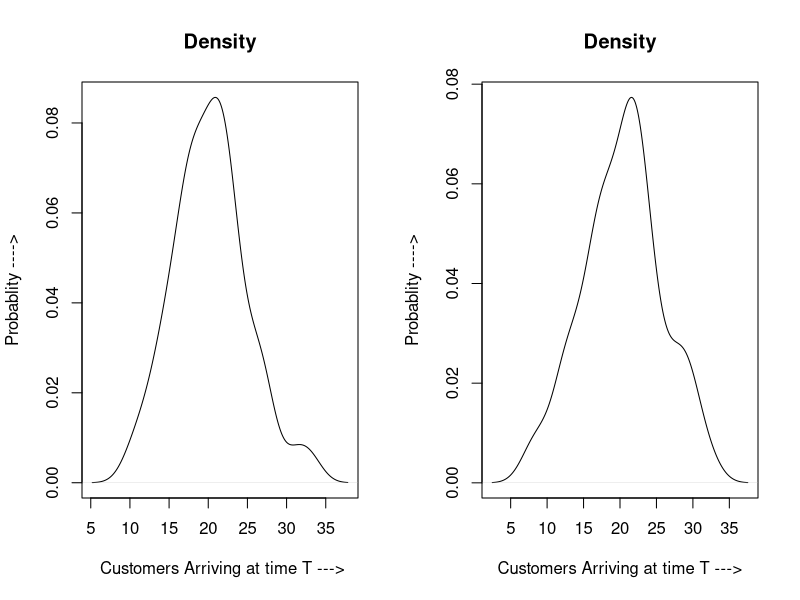
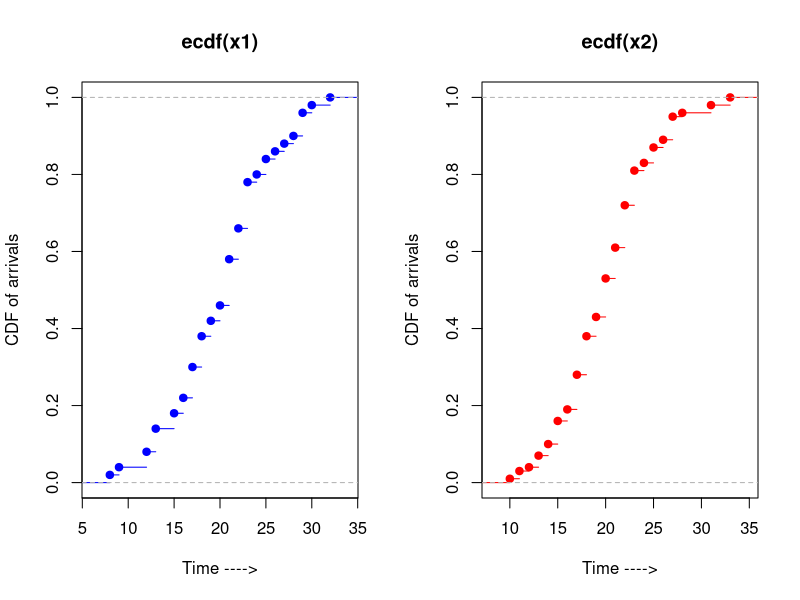

The R source for these figures, in order:
set.seed(12345)

rm(list=ls())

par(mfrow=c(1,2))
x1<-rpois(50,20)
x2<-rpois(100,20)

d1<-density(x1)
d2<-density(x2)
plot(d2,xlab=" Customers Arriving at time T --->",ylab="Probablity ---->",main="Density")
plot(d1,xlab=" Customers Arriving at time T ---> ",ylab="Probablity ---->",main="Density")


plot(ecdf(x1),xlab = 'Time ---->',ylab = 'CDF of arrivals',col='blue')
plot(ecdf(x2),xlab = 'Time ---->',ylab = 'CDF of arrivals',col='red')